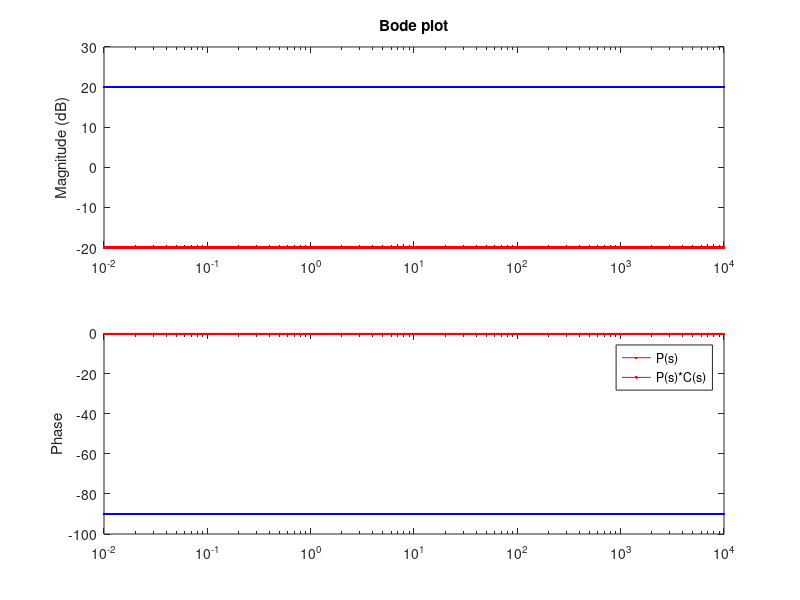
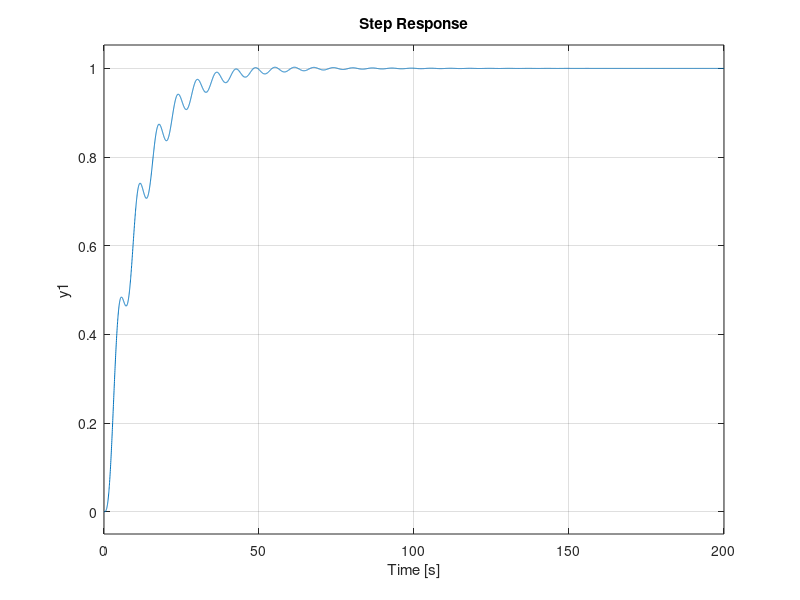
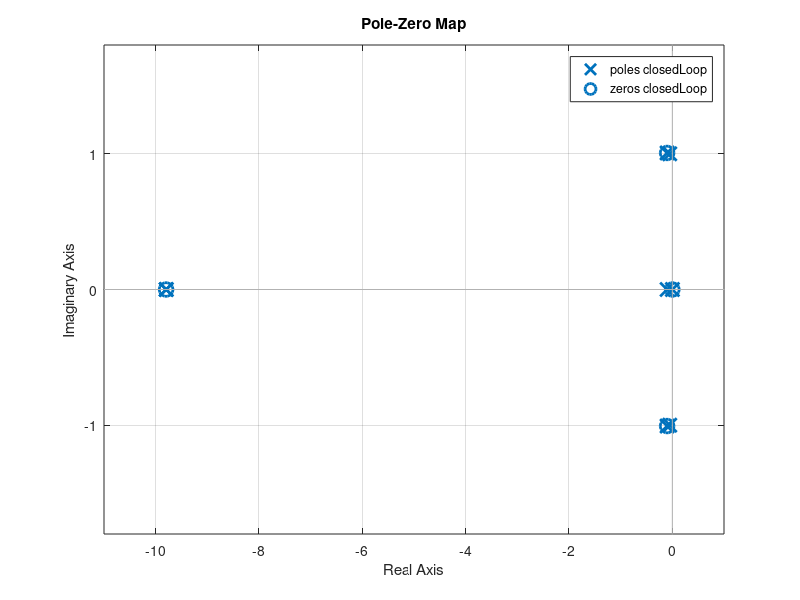

The MATLAB script that drew these images, in order: (Note: a time limit stopped this script after it produced the figures.)
clear; close all;
w = 10.^(-2:.01:4);
P = tf(1,[1 10 3 10]);
[mag,phase] = bode(P,w);

figure;
subplot(2,1,1); semilogx(w,20*log10(mag(1,:)),'r'); hold on;
title('Bode plot'); ylabel('Magnitude (dB)');
subplot(2,1,2); semilogx(w,phase(1,:),'r'); hold on;
ylabel('Phase');

C = tf(1,[1 0]);
loop = P*C;
[mag,phase] = bode(loop,w);
subplot(2,1,1); semilogx(w,20*log10(mag(1,:)),'b');
subplot(2,1,2); semilogx(w,phase(1,:),'b');
legend('P(s)','P(s)*C(s)');
[Gm,Pm] = margin(loop)
dcgain = mag(1)

closedLoop = P*C/(1+P*C);
figure; step(closedLoop);
figure; pzmap(closedLoop);
% 
% figure;
% subplot(2,2,1); bode(1/(1+P*C)); title('1/(1+P*C)');
% subplot(2,2,2); bode(P*C/(1+P*C)); title('P*C/(1+P*C)');
% subplot(2,2,3); bode(P/(1+P*C)); title('P/(1+P*C)');
% subplot(2,2,4); bode(C/(1+P*C)); title('C/(1+P*C)');
